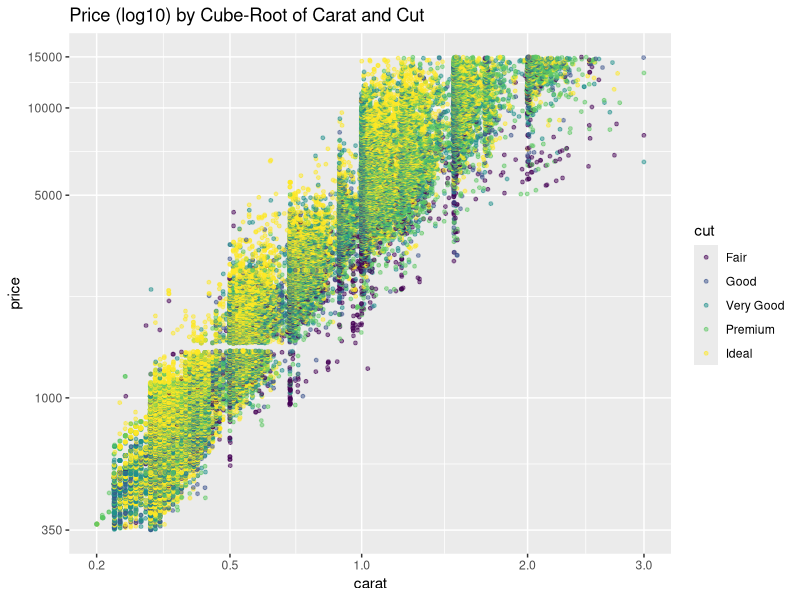

Source code (R):
# Let's look at cut and see if we find a similar result.

# Adjust the code below to color the points by cut.
# Change any other parts of the code as needed.

# ALTER THE CODE BELOW THIS LINE
# =========================================================================================

library("scales")
library("ggplot2")

data(diamonds)

cuberoot_trans = function() trans_new('cuberoot', 
  transform = function(x) x^(1/3),
  inverse = function(x) x^3)

plot <- ggplot(data = diamonds, aes(y = price, x = carat, color = cut)) + 
  geom_point(alpha = 0.5, size = 1, position = 'jitter') +
  scale_x_continuous(trans = cuberoot_trans(), limits = c(0.2, 3),
    breaks = c(0.2, 0.5, 1, 2, 3)) + 
  scale_y_continuous(trans = log10_trans(), limits = c(350, 15000),
    breaks = c(350, 1000, 5000, 10000, 15000)) +
  ggtitle('Price (log10) by Cube-Root of Carat and Cut')

print(plot)